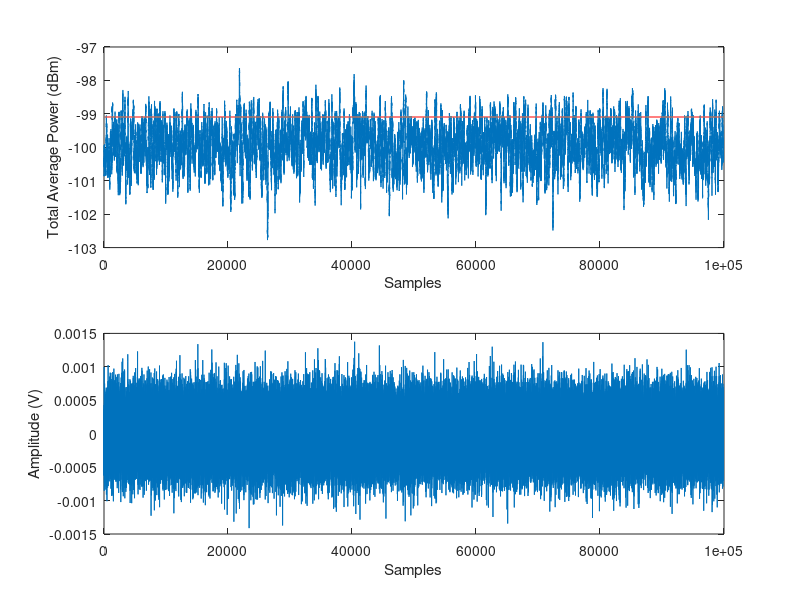

Source code (MATLAB):
%Jacob Kovarskiy%

clear all
close all

lambda1 = 0.8; %on-time decay rate per sample (1s)
lambda2 = 0.8; %off-time decay rate per sample (0s)
kParam1 = 2; %k-parameter for Erlang/gamma distribution (ON)
kParam2 = 2; %k-parameter for Erlang/gamma distribution (OFF)
var1 = lambda1; %variance parameter for log-normal distribution (ON)
var2 = lambda2; %variance parameter for log-normal distribution (OFF)
N = 1000; %number of samples
occupancy = zeros(1,N);
stateTrans = [];
intTimes = [];
intTimesSeq = [];
upDist = 'lnorm'; %'exp', 'erl', or 'lnorm'
downDist = 'lnorm'; %'exp', 'erl', or 'lnorm'

%Process initialized to "on"
%Exponential distribution during on times 
%Off times can switch between exponential, k-erlang, and log normal

totalTime = 0; %Tracks total time of generated by ARP
seqState = 1; %Tracks next state to generate

%
while totalTime < N
    %Generates on sequence
    if seqState 
        %generates random on period
        switch upDist
            case 'exp'
                period = ceil(exprnd(1/lambda1));
            case 'erl'
                period = ceil(gamrnd(kParam1,1/lambda1)); %assumes k=2
            case 'lnorm'
                trueMu = log(((1/lambda1)^2)/sqrt((1/var1)+(1/lambda1)^2));
                trueSig = sqrt(log((1/var1)/((1/lambda1)^2)+1));
                period = ceil(lognrnd(trueMu,trueSig)); %assumes mean=var=lambda
        end
        %period = 5; %Uncomment this to make deterministic
        if (totalTime + period) > N %makes sure total time isn't exceeded
            occupancy(totalTime+1:N) = ones(1,N-totalTime);
        else %appends the proper sequence of 1s
            occupancy(totalTime+1:totalTime+period) = ones(1,period);
        end
        
        %tracks state transitions and on/off durations
        stateTrans = [stateTrans 1];
        intTimes = [intTimes period];
        intTimesSeq = [intTimesSeq 1:period];
        seqState = 0;
        
    %Generates off sequence
    else      
        %generates random off period
        switch downDist
            case 'exp'
                period = ceil(exprnd(1/lambda2));
            case 'erl'
                period = ceil(gamrnd(kParam2,1/lambda2)); %assumes k=2
            case 'lnorm'
                period = ceil(lognrnd(log(((1/lambda2)^2)/...
                    sqrt((1/var2)+(1/lambda2)^2)),...
                    sqrt(log((1/var2)/((1/lambda2)^2)+1)))); %assumes mean=var=lambda
        end
        %period = 10; %Uncomment this to make deterministic
        if (totalTime + period) > N %makes sure total time isn't exceeded
            occupancy(totalTime+1:N) = zeros(1,N-totalTime);
        else %appends the proper sequence of 0s
            occupancy(totalTime+1:totalTime+period) = zeros(1,period);
        end
        
        %tracks state transitions and on/off durations
        stateTrans = [stateTrans 0];
        intTimes = [intTimes period];
        intTimesSeq = [intTimesSeq 1:period];
        seqState = 1;
        
    end
    
    totalTime = totalTime + period;
    
end
%}

seqSize = length(stateTrans); %total number of on and off states
traffic_intensity = mean(occupancy>0); %measures traffic intenisty
%measures mean signal interarrival
mean_int = sum(intTimes(1:seqSize-mod(seqSize,2)))/...
    ((seqSize-mod(seqSize,2))/2);
actual_int = 1/lambda1+1/lambda2; %calculates theoretical interarrival

upTimes = intTimes(stateTrans==1); %tracks durations of up times
downTimes = intTimes(stateTrans==0); %tracks durations of down times

%Transition detector "accuracy/error"
predicted = occupancy(1:N-1);
%Theoretical accuracy based on lambda parameters
expected_i_guess = 1-(2/actual_int-1/N)
%Accuracy based on measured mean interarrival
other_i_guess = 1-(2/mean_int-1/N)
%Observed accuracy
accuracy_i_guess = sum(predicted==occupancy(2:N))/(N-1)


%
%%%%%%%%%input RF signal generation%%%%%%%%%
dLen = 100; %length of the energy detector
fs = 100e6;
time = linspace(0,N*dLen/fs,N*dLen);
powerLvl = -75; %power in dBm
amp = sqrt((10^(powerLvl/10))/1000*(2*50)); %sinusoid amplitude
noiseVar = 1e-7; %noisefloor variance (1e-6 places noisefloor around -100 dBm)
noisefloor = sqrt(noiseVar)*randn(1,N*dLen);

sineWave = amp*exp(1j*2*pi*10e6*time); %Sine wave at 10 MHz
%Average SNR of signal
SNR = 10*log10((sum(abs(sineWave).^2)/(dLen*N))/(sum(abs(noisefloor).^2)...
    /(dLen*N)));

%Modulates sine wave with occupancy state where each state has dLen samples
occSwitch = reshape(repmat(occupancy,dLen,1), [1, N*dLen]);
inputRF = sineWave.*occSwitch+noisefloor;
%figure
%plot(linspace(-50,50,N*dLen),10*log10(abs(fftshift(fft(sineWave)/(dLen*N))).^2)+10)

P_fa = 0.01; %probability of false alarm
%energy detector threshold
thresh = noiseVar/sqrt(dLen)*qfuncinv(P_fa)+noiseVar; 

%Calculates total average power over a sliding window
totalAvgPwr = zeros(1,dLen*N-dLen+1);
pwrStates = zeros(dLen, dLen*N-dLen+1);
for i=1:dLen*N-dLen+1
    totalAvgPwr(i) = sum(abs(inputRF(i:i+dLen-1)).^2)/dLen;
    pwrStates(:,i) = [i:i+dLen-1]';
end

%Observed states based on energy detector
obsState = totalAvgPwr > thresh;

%Plots total average power and detection threshold
figure
subplot(2,1,1)
plot(1:dLen*N-dLen+1,10*log10(totalAvgPwr)-30,1:dLen*N-dLen+1,...
    10*log10(thresh*ones(size(totalAvgPwr)))-30)
ylabel('Total Average Power (dBm)')
xlabel('Samples')
subplot(2,1,2)
plot(real(inputRF(dLen:dLen*N)))
xlabel('Samples')
ylabel('Amplitude (V)')

%Calculates detection accuracy, false alarm rate, and missed detection rate
%detection accuracy evaluated in terms of soonest detection
dAcc = sum(obsState==occSwitch(dLen:dLen*N))/(dLen*N-dLen+1);
%coherent detection accuracy with the window jumping by dLen samples
%per observations
dAcc_coherent = sum(obsState(1:dLen:dLen*N-dLen+1)==occupancy)/N;
faRate = sum(obsState.*(~occSwitch(dLen:dLen*N)))/(dLen*N-dLen+1);
mdRate = sum(~(obsState).*occSwitch(dLen:dLen*N))/(dLen*N-dLen+1);

%}